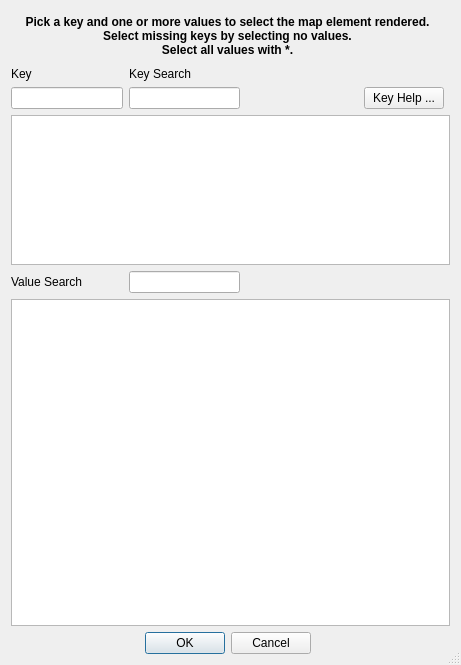
<?xml version="1.0" encoding="UTF-8"?>
<ui version="4.0">
 <class>SelectValueEditDialog</class>
 <widget class="QDialog" name="SelectValueEditDialog">
  <property name="geometry">
   <rect>
    <x>0</x>
    <y>0</y>
    <width>461</width>
    <height>665</height>
   </rect>
  </property>
  <property name="windowTitle">
   <string>Selection Key</string>
  </property>
  <property name="sizeGripEnabled">
   <bool>true</bool>
  </property>
  <property name="modal">
   <bool>true</bool>
  </property>
  <layout class="QGridLayout" name="gridLayout">
   <item row="1" column="1">
    <widget class="QLabel" name="label_3">
     <property name="text">
      <string>Key Search</string>
     </property>
    </widget>
   </item>
   <item row="2" column="3">
    <widget class="QPushButton" name="keyHelp">
     <property name="text">
      <string>Key Help ...</string>
     </property>
    </widget>
   </item>
   <item row="4" column="1">
    <widget class="QLineEdit" name="valueSearch"/>
   </item>
   <item row="6" column="0" colspan="5">
    <widget class="QListWidget" name="valueList">
     <property name="selectionMode">
      <enum>QAbstractItemView::MultiSelection</enum>
     </property>
    </widget>
   </item>
   <item row="4" column="0">
    <widget class="QLabel" name="label_2">
     <property name="text">
      <string>Value Search</string>
     </property>
    </widget>
   </item>
   <item row="2" column="0">
    <widget class="QLineEdit" name="key"/>
   </item>
   <item row="2" column="1">
    <widget class="QLineEdit" name="keySearch"/>
   </item>
   <item row="1" column="0">
    <widget class="QLabel" name="label">
     <property name="text">
      <string>Key</string>
     </property>
    </widget>
   </item>
   <item row="3" column="0" colspan="5">
    <widget class="QListWidget" name="keySearchList">
     <property name="minimumSize">
      <size>
       <width>0</width>
       <height>0</height>
      </size>
     </property>
     <property name="maximumSize">
      <size>
       <width>16777215</width>
       <height>150</height>
      </size>
     </property>
    </widget>
   </item>
   <item row="2" column="2">
    <spacer name="horizontalSpacer">
     <property name="orientation">
      <enum>Qt::Horizontal</enum>
     </property>
     <property name="sizeHint" stdset="0">
      <size>
       <width>40</width>
       <height>20</height>
      </size>
     </property>
    </spacer>
   </item>
   <item row="0" column="0" colspan="4">
    <widget class="QLabel" name="label_4">
     <property name="minimumSize">
      <size>
       <width>0</width>
       <height>50</height>
      </size>
     </property>
     <property name="font">
      <font>
       <weight>75</weight>
       <bold>true</bold>
      </font>
     </property>
     <property name="text">
      <string>Pick a key and one or more values to select the map element rendered.
Select missing keys by selecting no values.
Select all values with *.</string>
     </property>
     <property name="scaledContents">
      <bool>false</bool>
     </property>
     <property name="alignment">
      <set>Qt::AlignCenter</set>
     </property>
     <property name="wordWrap">
      <bool>true</bool>
     </property>
    </widget>
   </item>
   <item row="7" column="0" colspan="4">
    <widget class="QDialogButtonBox" name="buttonBox">
     <property name="orientation">
      <enum>Qt::Horizontal</enum>
     </property>
     <property name="standardButtons">
      <set>QDialogButtonBox::Cancel|QDialogButtonBox::Ok</set>
     </property>
     <property name="centerButtons">
      <bool>true</bool>
     </property>
    </widget>
   </item>
  </layout>
 </widget>
 <resources/>
 <connections>
  <connection>
   <sender>buttonBox</sender>
   <signal>accepted()</signal>
   <receiver>SelectValueEditDialog</receiver>
   <slot>accept()</slot>
   <hints>
    <hint type="sourcelabel">
     <x>248</x>
     <y>254</y>
    </hint>
    <hint type="destinationlabel">
     <x>157</x>
     <y>274</y>
    </hint>
   </hints>
  </connection>
  <connection>
   <sender>buttonBox</sender>
   <signal>rejected()</signal>
   <receiver>SelectValueEditDialog</receiver>
   <slot>reject()</slot>
   <hints>
    <hint type="sourcelabel">
     <x>316</x>
     <y>260</y>
    </hint>
    <hint type="destinationlabel">
     <x>286</x>
     <y>274</y>
    </hint>
   </hints>
  </connection>
 </connections>
</ui>
